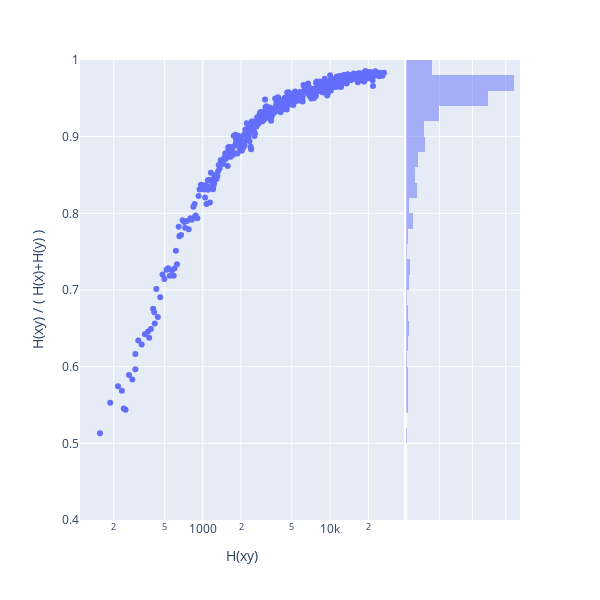

The code cell stored with this chart in its notebook:
### Code cell
x = []
y = []
for i, (c1,c2,dist,n) in enumerate(linkage):
    y.append(C(*(clusters[int(c1)] + clusters[int(c2)]))/ ( C(*clusters[int(c2)]) + C(*clusters[int(c1)]) ))
    x.append( C(*(clusters[int(c1)] + clusters[int(c2)])) )
import plotly.express as px
px.scatter(x=x, y=y, labels=dict(x="H(xy)", y="H(xy) / ( H(x)+H(y) ) "), width=600, height=600, range_y=[0.4,1], log_x=True, marginal_y="histogram")

### Figure 1 — Plotly figure (JSON) as saved in the notebook; plotly's stock layout.template omitted (floating-point values rounded to 4 significant figures; data arrays with more than 128 entries replaced by an {"elided": "..."} marker saying what was removed)
{"data": [{"hovertemplate": "H(xy)=%{x}<br>H(xy) / ( H(x)+H(y) ) =%{y}<extra></extra>", "legendgroup": "", "marker": {"color": "#636efa", "symbol": "circle"}, "mode": "markers", "name": "", "orientation": "v", "showlegend": false, "type": "scatter", "x": {"elided": "528 int values"}, "xaxis": "x", "y": {"elided": "528 float values"}, "yaxis": "y"}, {"alignmentgroup": "True", "bingroup": "y", "hovertemplate": "H(xy) / ( H(x)+H(y) ) =%{y}<br>count=%{x}<extra></extra>", "legendgroup": "", "marker": {"color": "#636efa"}, "name": "", "offsetgroup": "", "opacity": 0.5, "showlegend": false, "type": "histogram", "xaxis": "x2", "y": {"elided": "528 float values"}, "yaxis": "y2"}], "layout": {"barmode": "overlay", "height": 600, "legend": {"tracegroupgap": 0}, "margin": {"t": 60}, "width": 600, "xaxis": {"anchor": "y", "autorange": true, "domain": [0, 0.7363], "range": [2.036, 4.58], "title": {"text": "H(xy)"}, "type": "log"}, "xaxis2": {"anchor": "y2", "autorange": true, "domain": [0.7413, 1], "matches": "x2", "range": [0, 171.6], "showgrid": true, "showline": false, "showticklabels": false, "ticks": ""}, "yaxis": {"anchor": "x", "domain": [0, 1], "range": [0.4, 1], "title": {"text": "H(xy) / ( H(x)+H(y) ) "}, "type": "linear"}, "yaxis2": {"anchor": "x2", "domain": [0, 1], "matches": "y", "showgrid": true, "showticklabels": false, "type": "linear"}}}
